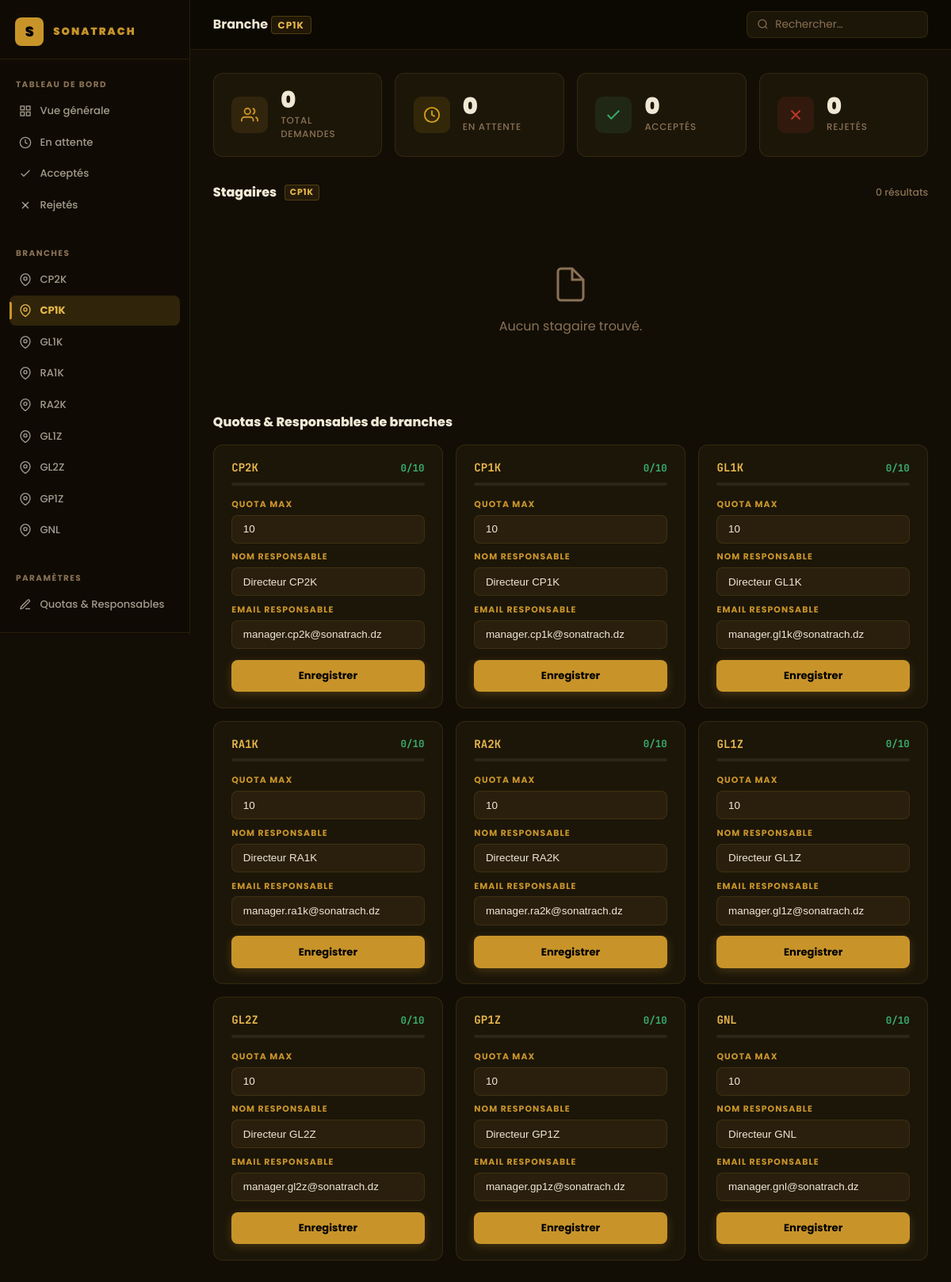
Screenshot of /admin/dashboard.php?branch=CP1K (signed in) with the database file from the repository.
### tables this page shows
CREATE TABLE IF NOT EXISTS `branch_quotas` (
  `branch`      VARCHAR(16) NOT NULL,
  `max_quota`   INT UNSIGNED NOT NULL DEFAULT 10,
  `manager_email` VARCHAR(150) DEFAULT NULL,
  `manager_name`  VARCHAR(200) DEFAULT NULL,
  PRIMARY KEY (`branch`)
);

### admin/dashboard.php (the view, shortened to what this page needs)
<?php
require_once __DIR__ . '/../include/db.php';
$filterBranch  = $_GET['branch']  ?? '';
$filterStatus  = $_GET['status']  ?? '';
$filterSearch  = trim($_GET['q']  ?? '');
$page          = max(1, (int)($_GET['page'] ?? 1));
$perPage       = 12;
$where  = [];
$params = [];
if ($filterBranch) { $where[] = 's.branch = :branch'; $params[':branch'] = $filterBranch; }
$whereSQL = $where ? 'WHERE ' . implode(' AND ', $where) : '';
$totalStmt = $conn->prepare("SELECT COUNT(*) FROM stagaires s $whereSQL");
$totalStmt->execute($params);
$total = (int)$totalStmt->fetchColumn();
$offset = ($page - 1) * $perPage;
$stmt = $conn->prepare("SELECT s.*, bq.max_quota, bq.manager_email, bq.manager_name FROM stagaires s LEFT JOIN branch_quotas bq ON bq.branch = s.branch $whereSQL ORDER BY s.created_at DESC LIMIT :limit OFFSET :offset");
foreach ($params as $k => $v) $stmt->bindValue($k, $v);
$stmt->bindValue(':limit', $perPage, PDO::PARAM_INT);
$stmt->bindValue(':offset', $offset, PDO::PARAM_INT);
$stmt->execute();
$stagaires = $stmt->fetchAll(PDO::FETCH_ASSOC);
$stats = $conn->query("SELECT
    COUNT(*) as total,
    SUM(status='pending') as pending,
    SUM(status='accepted') as accepted,
    SUM(status='rejected') as rejected
FROM stagaires")->fetch(PDO::FETCH_ASSOC);
$allQuotas = $conn->query("SELECT * FROM branch_quotas ORDER BY branch")->fetchAll(PDO::FETCH_ASSOC);
$branches = ['CP2K','CP1K','GL1K','RA1K','RA2K','GL1Z','GL2Z','GP1Z','GNL'];
function buildQuery(array $merge = [], array $remove = []): string {
    $p = $_GET;
    unset($p['page']);
    foreach ($remove as $k) unset($p[$k]);
    $p = array_merge($p, $merge);
    return $p ? '?' . http_build_query($p) : '';
}
?>
<!DOCTYPE html>
<html lang="fr">
<head>
<link rel="stylesheet" href="dashboard.css"/>
</head>
<body>
<aside class="sidebar" id="sidebar">
  <div class="sidebar-logo">
    <span class="logo-mark">S</span>
    <span class="logo-text">SONATRACH</span>
  </div>
  <nav class="sidebar-nav">
    <span class="nav-section-label">Tableau de bord</span>
    <a href="dashboard.php" class="nav-item <?= (!$filterBranch && !$filterStatus) ? 'active' : '' ?>">
      <svg viewBox="0 0 24 24" fill="none" stroke="currentColor" stroke-width="2"><rect x="3" y="3" width="7" height="7"/><rect x="14" y="3" width="7" height="7"/><rect x="14" y="14" width="7" height="7"/><rect x="3" y="14" width="7" height="7"/></svg>
      Vue générale
    </a>
    <a href="dashboard.php<?= buildQuery(['status'=>'pending']) ?>" class="nav-item <?= ($filterStatus==='pending' && !$filterBranch) ? 'active' : '' ?>">
      <svg viewBox="0 0 24 24" fill="none" stroke="currentColor" stroke-width="2"><circle cx="12" cy="12" r="10"/><polyline points="12,6 12,12 16,14"/></svg>
      En attente
    </a>
    <a href="dashboard.php<?= buildQuery(['status'=>'accepted']) ?>" class="nav-item <?= ($filterStatus==='accepted' && !$filterBranch) ? 'active' : '' ?>">
      <svg viewBox="0 0 24 24" fill="none" stroke="currentColor" stroke-width="2"><polyline points="20,6 9,17 4,12"/></svg>
      Acceptés
    </a>
    <a href="dashboard.php<?= buildQuery(['status'=>'rejected']) ?>" class="nav-item <?= ($filterStatus==='rejected' && !$filterBranch) ? 'active' : '' ?>">
      <svg viewBox="0 0 24 24" fill="none" stroke="currentColor" stroke-width="2"><line x1="18" y1="6" x2="6" y2="18"/><line x1="6" y1="6" x2="18" y2="18"/></svg>
      Rejetés
    </a>
    <span class="nav-section-label" style="margin-top:1.5rem;">Branches</span>
    <?php foreach ($branches as $b): ?>
    <a href="dashboard.php<?= buildQuery(['branch'=>$b], ['status']) ?>" class="nav-item <?= ($filterBranch===$b) ? 'active' : '' ?>">
      <svg viewBox="0 0 24 24" fill="none" stroke="currentColor" stroke-width="2"><path d="M21 10c0 7-9 13-9 13s-9-6-9-13a9 9 0 0 1 18 0z"/><circle cx="12" cy="10" r="3"/></svg>
      <?= $b ?>
    </a>
    <?php endforeach; ?>
    <span class="nav-section-label" style="margin-top:1.5rem;">Paramètres</span>
    <a href="#quotas-section" class="nav-item" onclick="document.getElementById('quotas-section').scrollIntoView({behavior:'smooth'});return false;">
      <svg viewBox="0 0 24 24" fill="none" stroke="currentColor" stroke-width="2"><path d="M12 20h9"/><path d="M16.5 3.5a2.121 2.121 0 0 1 3 3L7 19l-4 1 1-4L16.5 3.5z"/></svg>
      Quotas & Responsables
    </a>
  </nav>
  <div class="sidebar-footer">
  </div>
</aside>
<main class="main">
  <header class="topbar">
    <div class="topbar-title">
      <?php if ($filterBranch): ?>
        Branche <span class="branch-tag"><?= htmlspecialchars($filterBranch) ?></span>
      <?php elseif ($filterStatus === 'pending'): ?>
        Demandes en attente
      <?php elseif ($filterStatus === 'accepted'): ?>
        Stagaires acceptés
      <?php elseif ($filterStatus === 'rejected'): ?>
        Demandes rejetées
      <?php else: ?>
        Vue générale
      <?php endif; ?>
    </div>
    <form class="search-form" method="get" action="dashboard.php">
      <svg viewBox="0 0 24 24" fill="none" stroke="currentColor" stroke-width="2"><circle cx="11" cy="11" r="8"/><line x1="21" y1="21" x2="16.65" y2="16.65"/></svg>
      <input type="search" name="q" placeholder="Rechercher…" value="<?= htmlspecialchars($filterSearch) ?>"/>
    </form>
  </header>
  <div class="content">
    <div class="kpi-grid">
      <div class="kpi-card kpi-total">
        <div class="kpi-icon">
          <svg viewBox="0 0 24 24" fill="none" stroke="currentColor" stroke-width="2"><path d="M17 21v-2a4 4 0 0 0-4-4H5a4 4 0 0 0-4 4v2"/><circle cx="9" cy="7" r="4"/><path d="M23 21v-2a4 4 0 0 0-3-3.87"/><path d="M16 3.13a4 4 0 0 1 0 7.75"/></svg>
        </div>
        <div class="kpi-body">
          <div class="kpi-num"><?= number_format($stats['total']) ?></div>
          <div class="kpi-label">Total Demandes</div>
        </div>
      </div>
      <div class="kpi-card kpi-pending">
        <div class="kpi-icon">
          <svg viewBox="0 0 24 24" fill="none" stroke="currentColor" stroke-width="2"><circle cx="12" cy="12" r="10"/><polyline points="12,6 12,12 16,14"/></svg>
        </div>
        <div class="kpi-body">
          <div class="kpi-num"><?= number_format($stats['pending']) ?></div>
          <div class="kpi-label">En attente</div>
        </div>
      </div>
      <div class="kpi-card kpi-accepted">
        <div class="kpi-icon">
          <svg viewBox="0 0 24 24" fill="none" stroke="currentColor" stroke-width="2"><polyline points="20,6 9,17 4,12"/></svg>
        </div>
        <div class="kpi-body">
          <div class="kpi-num"><?= number_format($stats['accepted']) ?></div>
          <div class="kpi-label">Acceptés</div>
        </div>
      </div>
      <div class="kpi-card kpi-rejected">
        <div class="kpi-icon">
          <svg viewBox="0 0 24 24" fill="none" stroke="currentColor" stroke-width="2"><line x1="18" y1="6" x2="6" y2="18"/><line x1="6" y1="6" x2="18" y2="18"/></svg>
        </div>
        <div class="kpi-body">
          <div class="kpi-num"><?= number_format($stats['rejected']) ?></div>
          <div class="kpi-label">Rejetés</div>
        </div>
      </div>
    </div>
    <section class="table-section">
      <div class="section-header">
        <h2>
          Stagaires
          <?php if ($filterBranch): ?><span class="branch-tag sm"><?= htmlspecialchars($filterBranch) ?></span><?php endif; ?>
        </h2>
        <span class="result-count"><?= $total ?> résultat<?= $total!==1?'s':'' ?></span>
      </div>
      <?php if (empty($stagaires)): ?>
      <div class="empty-state">
        <svg viewBox="0 0 24 24" fill="none" stroke="currentColor" stroke-width="1.5"><path d="M13 2H6a2 2 0 0 0-2 2v16a2 2 0 0 0 2 2h12a2 2 0 0 0 2-2V9z"/><polyline points="13,2 13,9 20,9"/></svg>
        <p>Aucun stagaire trouvé.</p>
      </div>
      <?php endif; ?>
    </section>
    <section class="quotas-section" id="quotas-section">
      <div class="section-header">
        <h2>Quotas & Responsables de branches</h2>
      </div>
      <div class="quotas-grid">
        <?php
        $qmap2 = [];
        foreach ($allQuotas as $q) $qmap2[$q['branch']] = $q;
        foreach ($branches as $b):
            $q = $qmap2[$b] ?? ['branch'=>$b,'max_quota'=>10,'manager_email'=>'','manager_name'=>''];
            $acc = $bmap[$b]['accepted'] ?? 0;
        ?>
        <div class="quota-card">
          <div class="quota-card-head">
            <span class="branch-code"><?= $b ?></span>
            <span class="quota-usage <?= ($acc >= $q['max_quota']) ? 'quota-full' : '' ?>"><?= $acc ?>/<?= $q['max_quota'] ?></span>
          </div>
          <div class="quota-bar-wrap">
          </div>
          <form method="post" class="quota-form">
            <div class="quota-field">
              <label>Quota max</label>
              <input type="number" name="max_quota" min="0" max="999" value="<?= (int)$q['max_quota'] ?>" required/>
            </div>
            <div class="quota-field">
              <label>Nom responsable</label>
              <input type="text" name="manager_name" placeholder="Nom du responsable" value="<?= htmlspecialchars($q['manager_name'] ?? '') ?>"/>
            </div>
            <div class="quota-field">
              <label>Email responsable</label>
              <input type="email" name="manager_email" placeholder="responsable@sonatrach.dz" value="<?= htmlspecialchars($q['manager_email'] ?? '') ?>"/>
            </div>
            <button type="submit" class="quota-save-btn">Enregistrer</button>
          </form>
        </div>
        <?php endforeach; ?>
      </div>
    </section>
  </div>
</main>
</body>
</html>

### rows the page displays
branch_quotas: b "CP2K", acc "0", max_quota "10", manager_name "Directeur CP2K", manager_email "manager.cp2k@sonatrach.dz"
branch_quotas: b "CP1K", acc "0", max_quota "10", manager_name "Directeur CP1K", manager_email "manager.cp1k@sonatrach.dz"
branch_quotas: b "GL1K", acc "0", max_quota "10", manager_name "Directeur GL1K", manager_email "manager.gl1k@sonatrach.dz"
branch_quotas: b "RA1K", acc "0", max_quota "10", manager_name "Directeur RA1K", manager_email "manager.ra1k@sonatrach.dz"
branch_quotas: b "RA2K", acc "0", max_quota "10", manager_name "Directeur RA2K", manager_email "manager.ra2k@sonatrach.dz"
branch_quotas: b "GL1Z", acc "0", max_quota "10", manager_name "Directeur GL1Z", manager_email "manager.gl1z@sonatrach.dz"
branch_quotas: b "GL2Z", acc "0", max_quota "10", manager_name "Directeur GL2Z", manager_email "manager.gl2z@sonatrach.dz"
branch_quotas: b "GP1Z", acc "0", max_quota "10", manager_name "Directeur GP1Z", manager_email "manager.gp1z@sonatrach.dz"
branch_quotas: b "GNL", acc "0", max_quota "10", manager_name "Directeur GNL", manager_email "manager.gnl@sonatrach.dz"

### other values shown
$b "CP2K"
$b "CP1K"
$b "GL1K"
$b "RA1K"
$b "RA2K"
$b "GL1Z"
$b "GL2Z"
$b "GP1Z"
$b "GNL"
$filterBranch "CP1K"
$stats['total'] "0"
$stats['pending'] "0"
$stats['accepted'] "0"
$stats['rejected'] "0"
$total "0"
